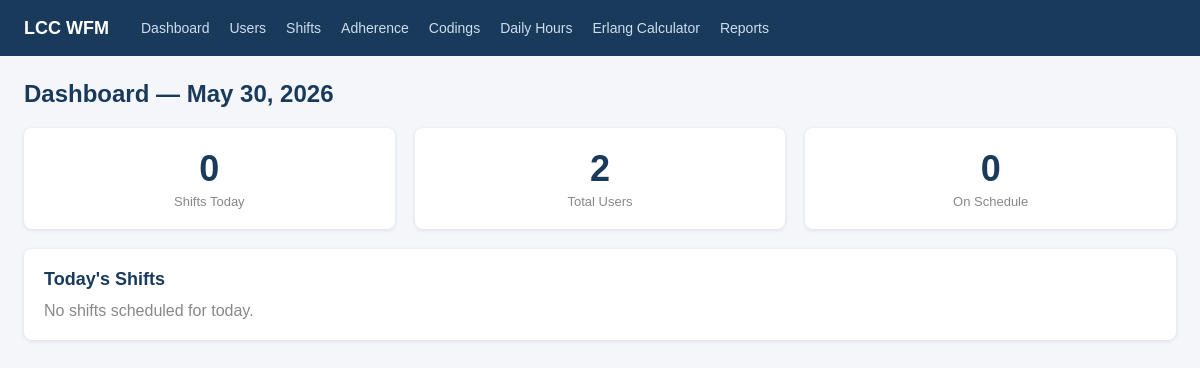
Before: /scheduling/ (signed in) with the older database file.
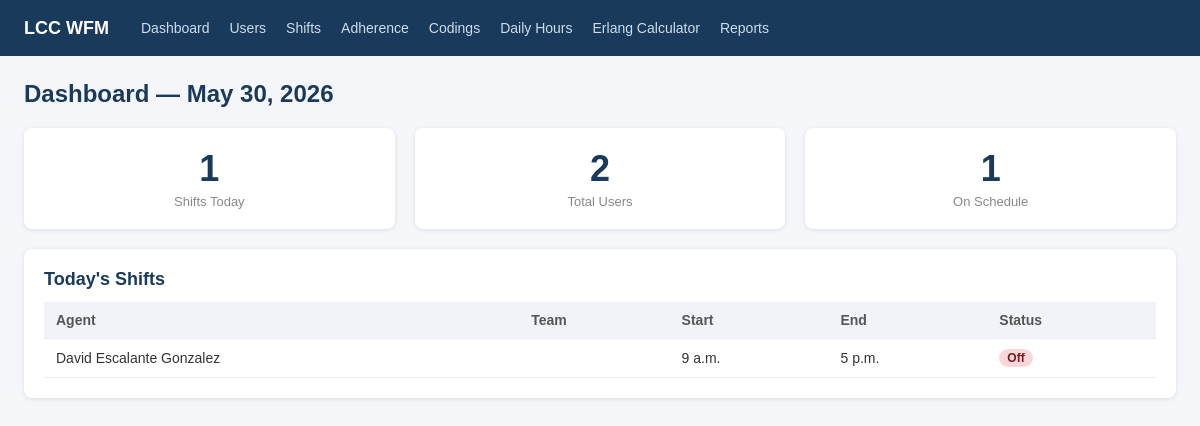
After: the same page with the newer database file.
### scheduling/models.py (models this page shows, shortened)
class Shift(models.Model):
    agent = models.ForeignKey(Agent, on_delete=models.CASCADE, related_name='shifts')
    date = models.DateField()
    start_time = models.TimeField()
    end_time = models.TimeField()
    is_off = models.BooleanField(default=False)
    notes = models.TextField(blank=True)
    class Meta:
        ordering = ['date', 'start_time']

class Agent(models.Model):
    ROLE_CHOICES = [
        ('agent', 'Agent'),
        ('admin', 'Admin'),
    ]
    ROLE_TYPE_CHOICES = [
        ('training', 'Training'),
        ('incubation', 'Incubation'),
        ('regular_agent', 'Regular Agent'),
        ('kill_team', 'Kill Team'),
        ('night_shift', 'Night Shift'),
        ('supervisor', 'Supervisor'),
        ('qa', 'QA'),
        ('cs', 'CS'),
        ('testing', 'Testing'),
        ('sms_email', 'SMS/Email'),
        ('admin_training', 'Training'),
        ('coordinator', 'Coordinator'),
    ]
    STATUS_CHOICES = [
        ('active', 'Active'),
        ('inactive', 'Inactive'),
    ]
    user = models.OneToOneField(User, on_delete=models.CASCADE)
    role = models.CharField(max_length=20, choices=ROLE_CHOICES, default='agent')
    role_type = models.CharField(max_length=20, choices=ROLE_TYPE_CHOICES, blank=True)
    status = models.CharField(max_length=10, choices=STATUS_CHOICES, default='active')
    agent_name = models.CharField(max_length=100, blank=True, help_text="Display/call center name")
    employee_id = models.CharField(max_length=50, blank=True, unique=True, null=True)
    start_date = models.DateField(null=True, blank=True)
    termination_date = models.DateField(null=True, blank=True)
    COUNTRY_CODE_CHOICES = [
        ('+1', '+1 (US/Canada)'),
        ('+52', '+52 (Mexico)'),
    ]
    phone_country_code = models.CharField(max_length=5, choices=COUNTRY_CODE_CHOICES, default='+1', blank=True)
    phone_number = models.CharField(max_length=20, blank=True)
    five9_username = models.CharField(max_length=150, blank=True)
    five9_password = models.CharField(max_length=150, blank=True)
    teams_password = models.CharField(max_length=150, blank=True)
    supervisor = models.ForeignKey(
        'self', null=True, blank=True, on_delete=models.SET_NULL, related_name='direct_reports'
    )
    notes = models.TextField(blank=True)

### scheduling/views.py (the view)
# urls.py: path('', views.dashboard, name='dashboard'),
@login_required
def dashboard(request):
    today = timezone.localdate()
    shifts_today = Shift.objects.filter(date=today).select_related('agent__user')
    agents = Agent.objects.select_related('user').order_by('user__last_name')
    return render(request, 'scheduling/dashboard.html', {
        'shifts_today': shifts_today,
        'agents': agents,
        'today': today,
    })

### templates/scheduling/dashboard.html (shortened to what this page needs)
{% extends 'base.html' %}
{% block content %}
<h1>Dashboard — {{ today }}</h1>
<div class="grid-3">
    <div class="card stat">
        <div class="number">{{ shifts_today.count }}</div>
        <div class="label">Shifts Today</div>
    </div>
    <div class="card stat">
        <div class="number">{{ agents.count }}</div>
        <div class="label">Total Users</div>
    </div>
    <div class="card stat">
        <div class="number">{{ shifts_today.count }}</div>
        <div class="label">On Schedule</div>
    </div>
</div>
<div class="card">
    <h2>Today's Shifts</h2>
    {% if shifts_today %}
    <table>
        <thead>
            <tr><th>Agent</th><th>Team</th><th>Start</th><th>End</th><th>Status</th></tr>
        </thead>
        <tbody>
            {% for shift in shifts_today %}
            <tr>
                <td>{{ shift.agent.user.get_full_name }}</td>
                <td>{{ shift.agent.team }}</td>
                <td>{{ shift.start_time }}</td>
                <td>{{ shift.end_time }}</td>
                <td>{% if shift.is_off %}<span class="badge badge-red">Off</span>{% else %}<span class="badge badge-green">Scheduled</span>{% endif %}</td>
            </tr>
            {% endfor %}
        </tbody>
    </table>
    {% else %}
    <p style="color:#888;">No shifts scheduled for today.</p>
    {% endif %}
</div>
{% endblock %}

Changed rows visible on the page:
added Shift: date "May 30, 2026", agent.user.get_full_name "David Escalante Gonzalez", start_time "9 a.m.", end_time "5 p.m.", is_off "Off"
Other visible differences:
{{ shifts_today.count }}: "0" → "1"
{{ today }}: "May 30, 2026" → (not shown)
text no longer shown: "No shifts scheduled for today."
text now shown: "Agent Team Start End Status"
